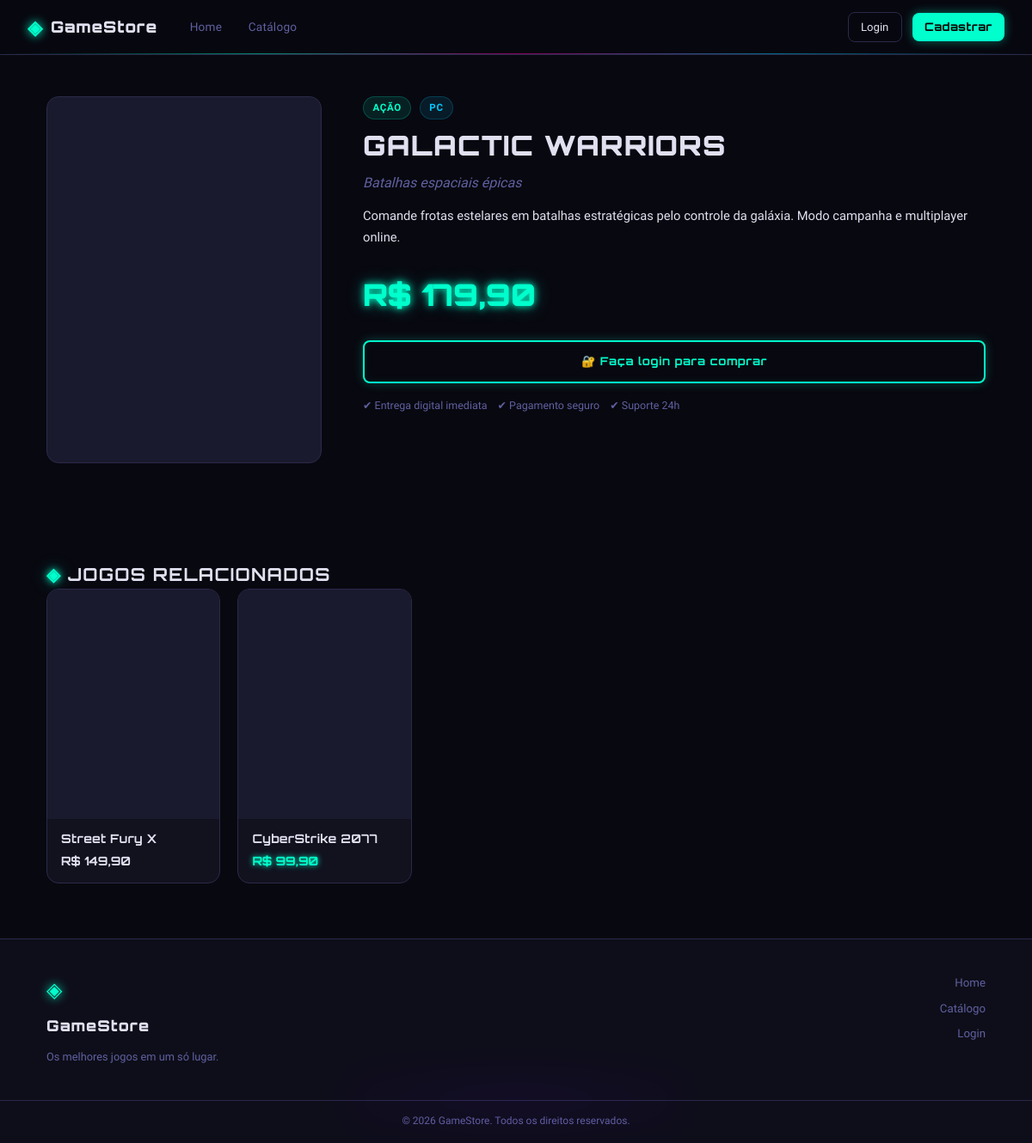
The app's page /loja_games/loja_games/public/jogo?slug=galactic-warriors with its own data.
### tables this page shows
CREATE TABLE IF NOT EXISTS game_categorias (
    id INT AUTO_INCREMENT PRIMARY KEY,
    nome VARCHAR(100) NOT NULL,
    slug VARCHAR(100) NOT NULL UNIQUE,
    icone VARCHAR(10) DEFAULT '🎮'
);

CREATE TABLE IF NOT EXISTS jogos (
    id INT AUTO_INCREMENT PRIMARY KEY,
    nome VARCHAR(150) NOT NULL,
    slug VARCHAR(160) NOT NULL UNIQUE,
    descricao TEXT,
    descricao_curta VARCHAR(255),
    preco DECIMAL(10,2) NOT NULL DEFAULT 0.00,
    preco_promocional DECIMAL(10,2) DEFAULT NULL,
    plataforma VARCHAR(80) DEFAULT 'PC',
    categoria_id INT,
    imagem_url VARCHAR(255) DEFAULT '',
    destaque TINYINT(1) DEFAULT 0,
    ativo TINYINT(1) DEFAULT 1,
    estoque INT DEFAULT 999,
    criado_em TIMESTAMP DEFAULT CURRENT_TIMESTAMP,
    FOREIGN KEY (categoria_id) REFERENCES game_categorias(id) ON DELETE SET NULL
);

### core/Controller.php (called while the page is built, shortened)
<?php
abstract class Controller {
    protected function view(string $view, array $data = []): void {
        extract($data);
        $path = __DIR__ . "/../app/views/{$view}.php";
        require $path;
    }
}

### app/controllers/LojaController.php (called while the page is built, shortened)
<?php
class LojaController extends Controller {
    private JogoModel $m;
    public function __construct() {
        $this->m  = new JogoModel();
    }
    public function jogo(): void {
        $slug = $_GET['slug'] ?? '';
        $jogo = $this->m->findBySlug($slug);
        $relacionados = $this->m->findAllAtivos((int)$jogo['categoria_id']);
        $relacionados = array_filter($relacionados, fn($j) => $j['id'] != $jogo['id']);
        $relacionados = array_slice($relacionados, 0, 4);
        $this->view('loja/jogo', [
            'flash'      => $this->getFlash(),
            'jogo'       => $jogo,
            'relacionados'=> $relacionados,
            'cc'         => $this->cartCount(),
            'csrf'       => $this->csrf(),
        ]);
    }
}

### public/index.php (called while the page is built, shortened)
<?php
require_once __DIR__ . '/../core/Database.php';
require_once __DIR__ . '/../core/Model.php';
require_once __DIR__ . '/../core/Controller.php';
require_once __DIR__ . '/../app/models/JogoModel.php';
$router = new Router();
$router->get ('/login',    'AuthController', 'login');
$router->post('/login',    'AuthController', 'doLogin');
$router->get ('/cadastro', 'AuthController', 'cadastro');
$router->post('/cadastro', 'AuthController', 'doCadastro');
$router->get ('/recuperar','AuthController', 'recuperar');
$router->post('/recuperar','AuthController', 'doRecuperar');
$router->get ('/logout',   'AuthController', 'logout');
$router->get('/',         'LojaController', 'index');
$router->get('/catalogo', 'LojaController', 'catalogo');
$router->get('/jogo',     'LojaController', 'jogo');
$router->get ('/carrinho',           'CarrinhoController', 'index');
$router->post('/carrinho/adicionar', 'CarrinhoController', 'adicionar');
$router->post('/carrinho/remover',   'CarrinhoController', 'remover');
$router->post('/carrinho/finalizar', 'CarrinhoController', 'finalizar');
$router->get ('/admin',                   'AdminController', 'dashboard');
$router->get ('/admin/jogos',             'AdminController', 'jogos');
$router->get ('/admin/jogo',              'AdminController', 'jogoForm');
$router->post('/admin/jogo/salvar',       'AdminController', 'jogoSalvar');
$router->post('/admin/jogo/deletar',      'AdminController', 'jogoDeletar');
$router->get ('/admin/categorias',        'AdminController', 'categorias');
$router->get ('/admin/categoria',         'AdminController', 'catForm');
$router->post('/admin/categoria/salvar',  'AdminController', 'catSalvar');
$router->post('/admin/categoria/deletar', 'AdminController', 'catDeletar');
$router->get ('/admin/pedidos',           'AdminController', 'pedidos');
$router->post('/admin/pedido/status',     'AdminController', 'pedidoStatus');
$router->dispatch();

### core/Database.php (called while the page is built)
<?php
class Database {
    private static $instance = null;
    private $conn;
    private function __construct() {
        try {
            $dsn = "mysql:host=".DB_HOST.";dbname=".DB_NAME.";charset=".DB_CHARSET;
            $this->conn = new PDO($dsn, DB_USER, DB_PASS, [
                PDO::ATTR_ERRMODE            => PDO::ERRMODE_EXCEPTION,
                PDO::ATTR_DEFAULT_FETCH_MODE => PDO::FETCH_ASSOC,
                PDO::ATTR_EMULATE_PREPARES   => false,
            ]);
        } catch (PDOException $e) {
            die("Erro BD: " . $e->getMessage());
        }
    }
    public static function getInstance(): Database {
        if (!self::$instance) self::$instance = new Database();
        return self::$instance;
    }
    public function getConnection(): PDO { return $this->conn; }
}

### core/Model.php (called while the page is built, shortened)
<?php
abstract class Model {
    public function __construct() {
        $this->db = Database::getInstance()->getConnection();
    }
}

### app/models/JogoModel.php (called while the page is built, shortened)
<?php
class JogoModel extends Model {
    public function findAllAtivos(int $cat=0, string $busca=''): array {
        $where = ['j.ativo=1'];
        $params = [];
        if ($cat) { $where[] = 'j.categoria_id=?'; $params[] = $cat; }
        $sql = "SELECT j.*,c.nome cat FROM jogos j LEFT JOIN game_categorias c ON c.id=j.categoria_id WHERE ".implode(' AND ',$where)." ORDER BY j.id DESC";
        $s = $this->db->prepare($sql);
        $s->execute($params);
        return $s->fetchAll();
    }
    public function findBySlug(string $slug): array|false {
        $s = $this->db->prepare("SELECT j.*,c.nome cat FROM jogos j LEFT JOIN game_categorias c ON c.id=j.categoria_id WHERE j.slug=? AND j.ativo=1");
        $s->execute([$slug]);
        return $s->fetch();
    }
}

### app/views/loja/jogo.php (the view, shortened to what this page needs)
<?php require __DIR__.'/../partials/header.php'; ?>
<?php require __DIR__.'/../partials/navbar.php'; ?>
<section class="jogo-detail">
  <div class="container">
    <div class="jogo-layout">
      <div class="jogo-cover">
        <div class="jogo-cover-fallback"><?= mb_substr($jogo['nome'],0,2) ?></div>
      </div>
      <div class="jogo-info">
        <div class="jogo-meta">
          <span class="jogo-cat"><?= htmlspecialchars($jogo['cat']??'') ?></span>
          <span class="jogo-plat"><?= htmlspecialchars($jogo['plataforma']) ?></span>
        </div>
        <h1 class="jogo-title"><?= htmlspecialchars($jogo['nome']) ?></h1>
        <p class="jogo-short"><?= htmlspecialchars($jogo['descricao_curta']??'') ?></p>
        <p class="jogo-desc"><?= nl2br(htmlspecialchars($jogo['descricao']??'')) ?></p>
        <div class="jogo-price-box">
          <?php if($jogo['preco_promocional']): ?>
            <div class="jogo-old-price">R$ <?= number_format($jogo['preco'],2,',','.') ?></div>
            <div class="jogo-new-price neon-text">R$ <?= number_format($jogo['preco_promocional'],2,',','.') ?></div>
          <?php else: ?>
            <div class="jogo-new-price neon-text">R$ <?= number_format($jogo['preco'],2,',','.') ?></div>
          <?php endif; ?>
        </div>
        <?php if(isset($_SESSION['uid'])): ?>
        <form method="POST" action="<?= BASE_URL ?>carrinho/adicionar">
          <input type="hidden" name="csrf" value="<?= $csrf ?>">
          <input type="hidden" name="jogo_id" value="<?= $jogo['id'] ?>">
          <button type="submit" class="btn-neon full">🛒 Adicionar ao Carrinho</button>
        </form>
        <?php else: ?>
        <a href="<?= BASE_URL ?>login" class="btn-neon full">🔐 Faça login para comprar</a>
        <?php endif; ?>
        <div class="jogo-tags">
          <span>✔ Entrega digital imediata</span>
          <span>✔ Pagamento seguro</span>
          <span>✔ Suporte 24h</span>
        </div>
      </div>
    </div>
  </div>
</section>
<?php if(!empty($relacionados)): ?>
<section class="section">
  <div class="container">
    <h2 class="section-title"><span class="neon-text">◈</span> Jogos Relacionados</h2>
    <div class="games-grid">
      <?php foreach($relacionados as $j): ?>
      <a href="<?= BASE_URL ?>jogo?slug=<?= $j['slug'] ?>" class="game-card">
        <div class="game-img-wrap">
          <div class="game-img-fallback"><?= mb_substr($j['nome'],0,2) ?></div>
        </div>
        <div class="game-info">
          <h3><?= htmlspecialchars($j['nome']) ?></h3>
          <div class="game-price">
            <?php if($j['preco_promocional']): ?>
              <strong class="neon-price">R$ <?= number_format($j['preco_promocional'],2,',','.') ?></strong>
            <?php else: ?>
              <strong>R$ <?= number_format($j['preco'],2,',','.') ?></strong>
            <?php endif; ?>
          </div>
        </div>
      </a>
      <?php endforeach; ?>
    </div>
  </div>
</section>
<?php endif; ?>
<?php require __DIR__.'/../partials/footer.php'; ?>

### public/css/style.css (style rules this page uses)
:root { --bg: #080810; --bg2: #0e0e1a; --surface: #12121f; --surface2: #1a1a2e; --border: #2a2a4a; --text: #e0e0f0; --muted: #6060a0; --neon: #00ffcc; --neon2: #ff00aa; --neon3: #7700ff; --accent: #00c8ff; --danger: #ff3355; --warning: #ffaa00; --success: #00ffaa; --r: 8px; --rl: 14px; --font-head: 'Orbitron', monospace; --font-body: 'Exo 2', sans-serif; }
*,*::before,*::after { box-sizing:border-box;margin:0;padding:0 }
html { scroll-behavior:smooth }
body { background:var(--bg);color:var(--text);font-family:var(--font-body);font-size:15px;line-height:1.65;min-height:100vh;overflow-x:hidden }
.neon-text { color:var(--neon);text-shadow:0 0 8px var(--neon),0 0 20px rgba(0,255,204,.4) }
.neon-price { color:var(--neon);text-shadow:0 0 6px var(--neon) }
.btn-neon { display:inline-flex;align-items:center;justify-content:center;gap:.4rem; padding:.6rem 1.6rem;background:transparent; border:2px solid var(--neon);border-radius:var(--r); color:var(--neon);font-family:var(--font-head);font-size:.82rem;font-weight:700; letter-spacing:.05em;text-decoration:none;cursor:pointer; box-shadow:0 0 12px rgba(0,255,204,.25),inset 0 0 12px rgba(0,255,204,.05); transition:all .2s; }
.btn-neon.full { width:100%;padding:.75rem }
.section { padding:4rem 0 }
.container { max-width:1140px;margin:0 auto;padding:0 1.5rem }
.section-title { font-family:var(--font-head);font-size:1.3rem;font-weight:700;letter-spacing:.06em;text-transform:uppercase }
.games-grid { display:grid; grid-template-columns:repeat(auto-fill,minmax(200px,1fr)); gap:1.25rem; }
.game-card { text-decoration:none;color:inherit; background:var(--surface);border:1px solid var(--border);border-radius:var(--rl); overflow:hidden;transition:all .25s;display:block; }
.game-img-wrap { position:relative;aspect-ratio:3/4;overflow:hidden;background:var(--surface2) }
.game-img-fallback { position:absolute;inset:0;display:flex;align-items:center;justify-content:center; font-family:var(--font-head);font-size:2.5rem;font-weight:900;color:rgba(0,255,204,.15); letter-spacing:.1em;z-index:0; }
.game-img-wrap img+.game-img-fallback { z-index:-1 }
.game-info { padding:.85rem 1rem }
.game-info h3 { font-family:var(--font-head);font-size:.88rem;font-weight:700;line-height:1.3;margin-bottom:.3rem;letter-spacing:.02em }
.game-price { display:flex;align-items:center;gap:.6rem;flex-wrap:wrap }
.game-price strong { font-family:var(--font-head);font-size:.88rem }
.jogo-detail { padding:3rem 0 }
.jogo-layout { display:grid;grid-template-columns:320px 1fr;gap:3rem;align-items:start }
.jogo-cover { position:relative;border-radius:var(--rl);overflow:hidden;background:var(--surface2);aspect-ratio:3/4;border:1px solid var(--border) }
.jogo-cover-fallback { position:absolute;inset:0;display:flex;align-items:center;justify-content:center;font-family:var(--font-head);font-size:4rem;color:rgba(0,255,204,.1);z-index:0 }
.jogo-cover img+.jogo-cover-fallback { z-index:-1 }
.jogo-meta { display:flex;gap:.6rem;margin-bottom:.75rem }
.jogo-cat,.jogo-plat { font-size:.72rem;font-weight:700;text-transform:uppercase;letter-spacing:.06em;padding:.2rem .65rem;border-radius:99px }
.jogo-cat { background:rgba(0,255,204,.1);color:var(--neon);border:1px solid rgba(0,255,204,.2) }
.jogo-plat { background:rgba(0,200,255,.1);color:var(--accent);border:1px solid rgba(0,200,255,.2) }
.jogo-title { font-family:var(--font-head);font-size:2rem;font-weight:900;line-height:1.15;margin-bottom:.75rem;letter-spacing:.04em;text-transform:uppercase }
.jogo-short { font-size:1rem;color:var(--muted);margin-bottom:.75rem;font-style:italic }
.jogo-desc { font-size:.92rem;color:var(--text);line-height:1.75;margin-bottom:1.5rem }
.jogo-price-box { margin-bottom:1.5rem }
.jogo-new-price { font-family:var(--font-head);font-size:2.2rem;font-weight:900 }
.jogo-tags { display:flex;flex-wrap:wrap;gap:.75rem;margin-top:1rem }
.jogo-tags span { font-size:.78rem;color:var(--muted) }

### records on screen
game_categorias: nome "AÇÃO"
jogos: plataforma "PC", nome "GALACTIC WARRIORS", descricao_curta "Batalhas espaciais épicas", descricao "Comande frotas estelares em batalhas estratégicas pelo controle da galáxia. Modo campanha e multiplayer online.", preco "179,90"
jogos: nome "Street Fury X", preco "149,90"
jogos: nome "CyberStrike 2077", preco_promocional "99,90"

### other values on screen
APP_NAME "GameStore"
